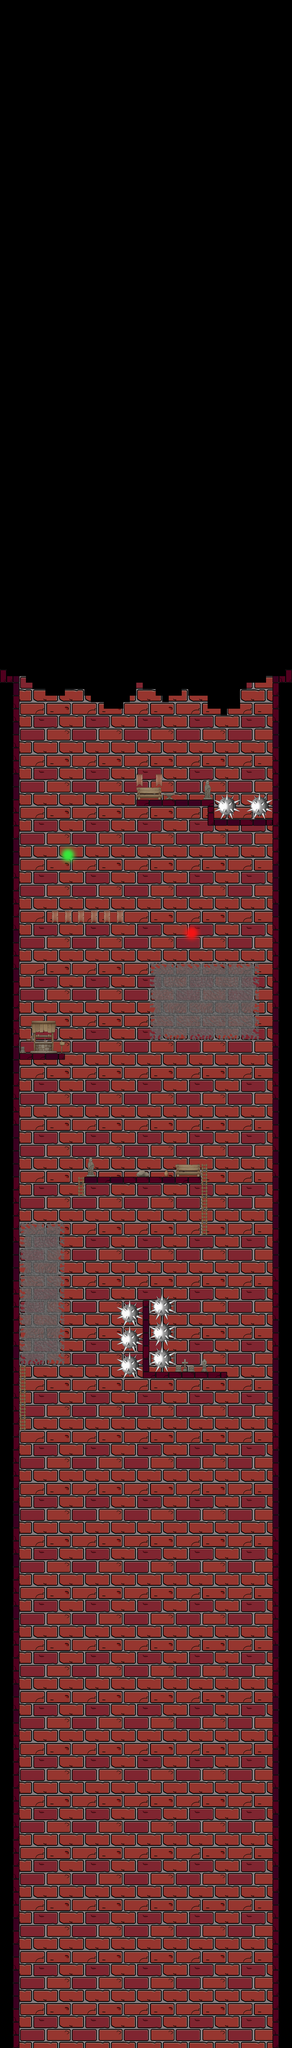

Rendered tile map (Tiled .tmx) drawn with the repository's tilesets; below, a short description and the map source with its tile grids summarised:
An orthogonal 45x315 tile map with 32x32 px tiles, 4 tile layers (background, walls, teleports, dead_things) and 36 objects.

<map version="1.9" tiledversion="1.9.2" orientation="orthogonal" renderorder="right-down" width="45" height="315" tilewidth="32" tileheight="32" infinite="0" nextlayerid="19" nextobjectid="112">
 <tileset firstgid="1" source="map_sprite.tsx" />
 <layer id="1" name="background" width="45" height="315">
  <data>[14175 cells, 0 non-empty, 0 distinct tile ids]</data>
 </layer>
 <layer id="2" name="walls" width="45" height="315">
  <data>[14175 cells, 8544 non-empty, 71 distinct tile ids]</data>
 </layer>
 <layer id="3" name="teleports" width="45" height="315">
  <data>[14175 cells, 125 non-empty, 74 distinct tile ids]</data>
 </layer>
 <layer id="5" name="dead_things" width="45" height="315">
  <data>[14175 cells, 486 non-empty, 65 distinct tile ids]</data>
 </layer>
 <objectgroup id="6" name="walls">
  <object id="34" x="-192" y="3328" width="288" height="7264" />
  <object id="35" x="1344" y="3328" width="288" height="7232" />
  <object id="39" x="1344" y="3328">
   <polygon points="0,0 2912,-4448 3360,-4144 288,0" />
  </object>
  <object id="48" x="96" y="3328">
   <polygon points="0,0 -2528,-4304 -3184,-3888 -288,0" />
  </object>
 </objectgroup>
 <objectgroup id="7" name="walls_inside_tower">
  <object id="10" x="1024" y="4032" width="352" height="32" />
  <object id="11" x="1024" y="3936" width="32" height="128" />
  <object id="12" x="672" y="3936" width="384" height="32" />
  <object id="14" x="64" y="5184" width="256" height="32" />
  <object id="15" x="416" y="5792" width="576" height="32" />
  <object id="16" x="704" y="6400" width="32" height="384" />
  <object id="18" x="704" y="6752" width="416" height="32" />
  <object id="90" x="1120" y="3872" width="32" height="64">
   <properties>
    <property name="t" type="bool" value="false" />
   </properties>
  </object>
  <object id="93" x="1056" y="5728" width="32" height="64">
   <properties>
    <property name="t" type="bool" value="false" />
   </properties>
  </object>
  <object id="94" x="320" y="5728" width="32" height="64">
   <properties>
    <property name="t" type="bool" value="false" />
   </properties>
  </object>
 </objectgroup>
 <objectgroup id="9" name="coins">
  <object id="19" x="160" y="5056" width="64" height="64" />
  <object id="20" x="1024" y="4416" width="64" height="64" />
  <object id="22" x="1024" y="4544" width="64" height="64" />
  <object id="23" x="448" y="5696" width="64" height="64" />
  <object id="32" x="288" y="4160" width="96" height="96">
   <properties>
    <property name="tp" type="int" value="0" />
   </properties>
  </object>
  <object id="33" x="896" y="4544" width="96" height="96">
   <properties>
    <property name="tp_target" type="int" value="0" />
   </properties>
  </object>
 </objectgroup>
 <objectgroup id="10" name="dead_things">
  <object id="25" x="1056" y="3904" width="128" height="128" />
  <object id="26" x="1216" y="3904" width="128" height="128" />
  <object id="28" x="576" y="6400" width="128" height="384" />
  <object id="29" x="736" y="6368" width="128" height="384" />
 </objectgroup>
 <objectgroup id="11" name="moving_beams">
  <object id="68" x="352" y="5184" width="960" height="32" />
 </objectgroup>
 <objectgroup id="12" name="walking_enemies">
  <object id="87" x="576" y="5728" width="64" height="64">
   <properties>
    <property name="right" type="bool" value="false" />
   </properties>
  </object>
 </objectgroup>
 <objectgroup id="13" name="spins">
  <object id="30" x="1184" y="4512" width="64" height="64" />
 </objectgroup>
 <objectgroup id="14" name="body_parts_restorer">
  <object id="31" x="224" y="5728" width="64" height="64" />
 </objectgroup>
 <objectgroup id="15" name="dragons" />
 <objectgroup id="16" name="hounter" />
 <objectgroup id="17" name="changing_pos_beams">
  <object id="98" x="192" y="3872" width="448" height="32">
   <properties>
    <property name="b" type="int" value="0" />
   </properties>
  </object>
  <object id="99" x="960" y="3744" width="32" height="32">
   <properties>
    <property name="b_target" type="int" value="0" />
   </properties>
  </object>
  <object id="100" x="992" y="7008" width="160" height="32">
   <properties>
    <property name="b" type="int" value="1" />
   </properties>
  </object>
  <object id="101" x="192" y="6880" width="32" height="32">
   <properties>
    <property name="b_target" type="int" value="1" />
   </properties>
  </object>
  <object id="102" x="1024" y="6688" width="288" height="32">
   <properties>
    <property name="b" type="int" value="2" />
   </properties>
  </object>
  <object id="103" x="1024" y="5888" width="32" height="32">
   <properties>
    <property name="b_target" type="int" value="2" />
   </properties>
  </object>
 </objectgroup>
 <objectgroup id="18" name="spider_webs">
  <object id="110" x="736" y="4736" width="544" height="384" />
  <object id="111" x="96" y="6016" width="224" height="704" />
 </objectgroup>
</map>
